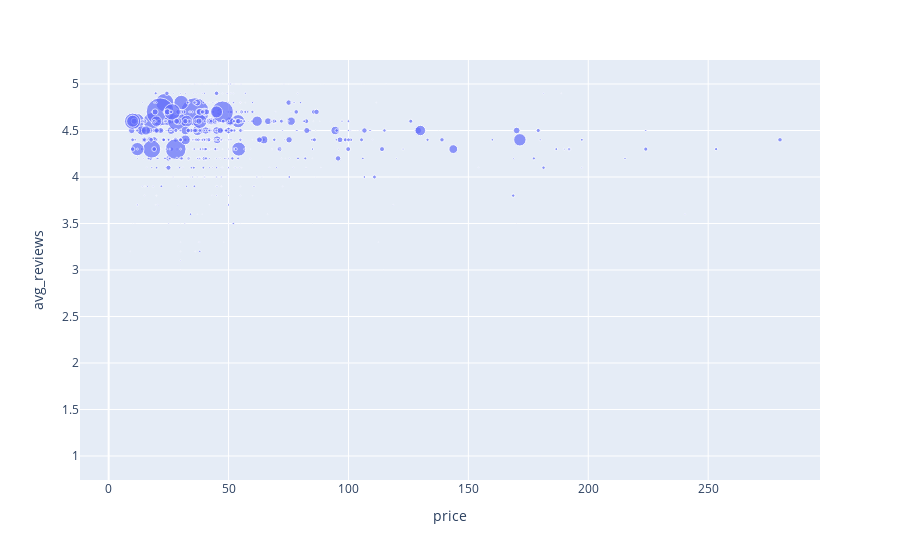

The code cell stored with this chart in its notebook:
### Markdown cell above
Exploratory Data Analysis

Price vs Reviews

### Code cell
px.scatter(df, x = 'price', y = 'avg_reviews', size = 'n_reviews')

### Figure 1 — Plotly figure (JSON) as saved in the notebook; plotly's stock layout.template omitted (floating-point values rounded to 4 significant figures; data arrays with more than 128 entries replaced by an {"elided": "..."} marker saying what was removed)
{"data": [{"hovertemplate": "price=%{x}<br>avg_reviews=%{y}<br>n_reviews=%{marker.size}<extra></extra>", "legendgroup": "", "marker": {"color": "#636efa", "size": {"elided": "946 int values"}, "sizemode": "area", "sizeref": 18.91, "symbol": "circle"}, "mode": "markers", "name": "", "orientation": "v", "showlegend": false, "type": "scatter", "x": {"elided": "946 float values"}, "xaxis": "x", "y": {"elided": "946 float values"}, "yaxis": "y"}], "layout": {"legend": {"itemsizing": "constant", "tracegroupgap": 0}, "margin": {"t": 60}, "xaxis": {"anchor": "y", "domain": [0, 1], "title": {"text": "price"}}, "yaxis": {"anchor": "x", "domain": [0, 1], "title": {"text": "avg_reviews"}}}}
